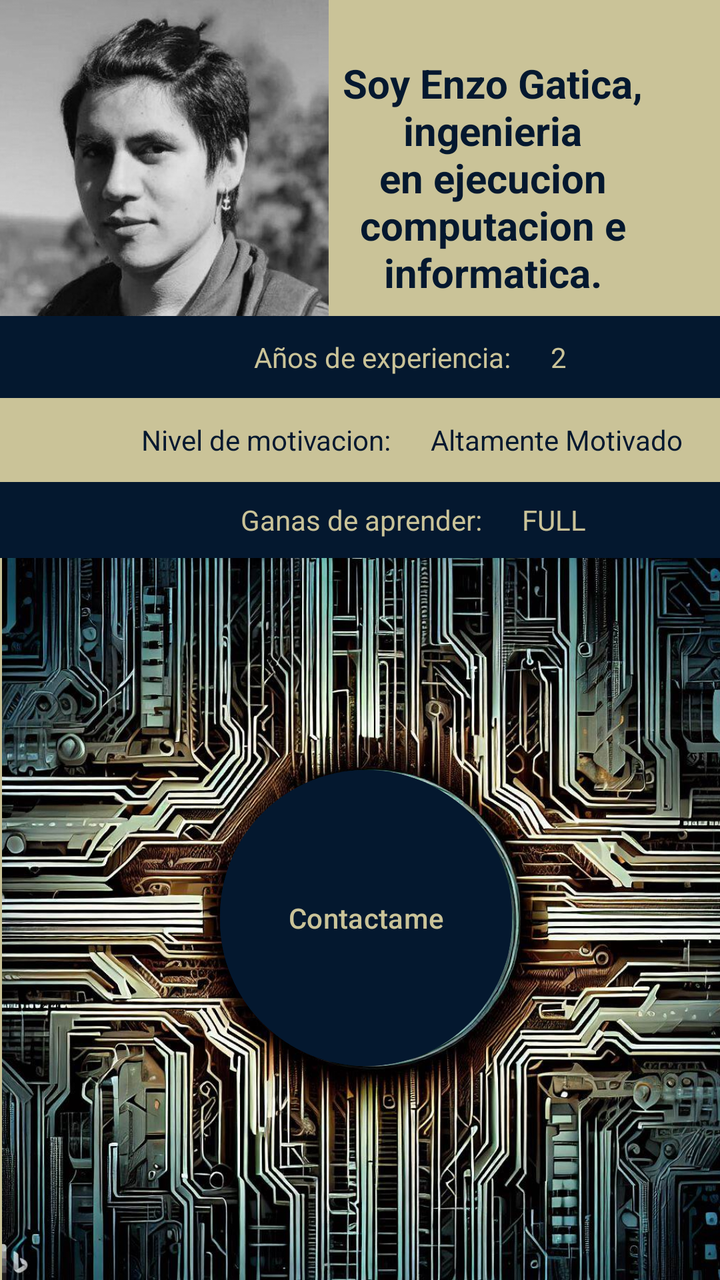
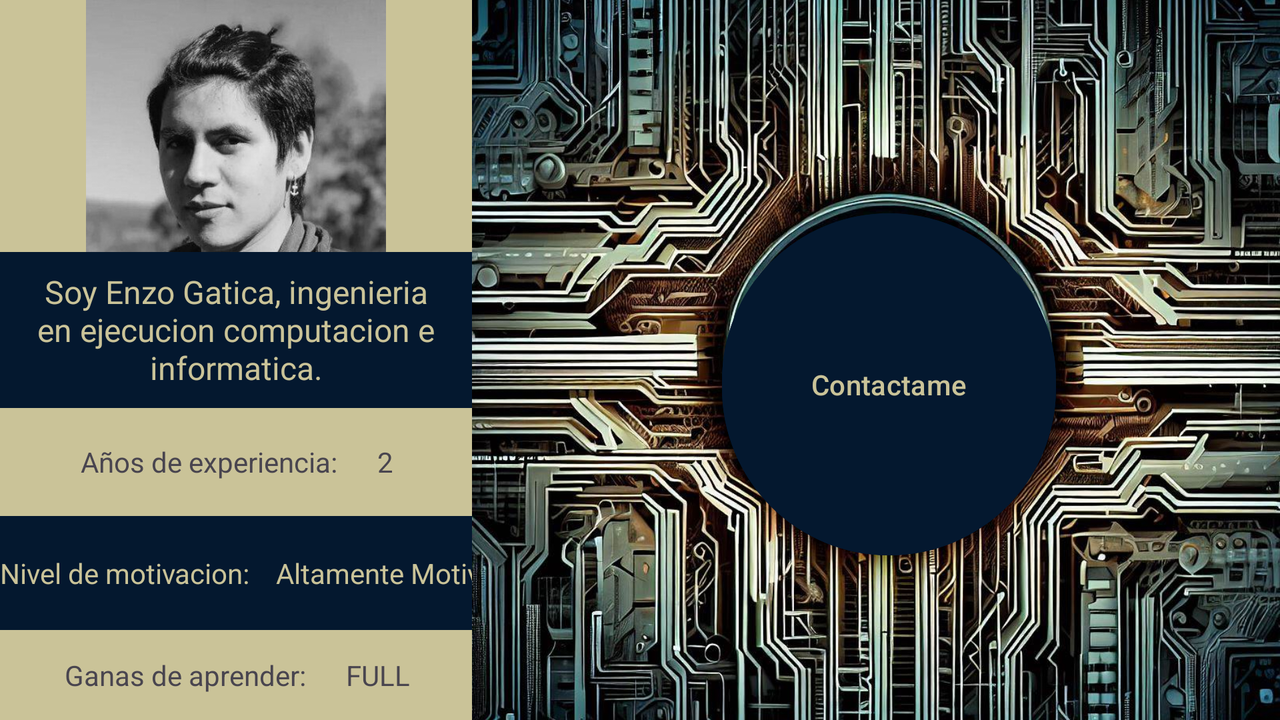

An Android layout and its configuration variant, each rendered on a device that would load it. The default file and the variant file are quoted in full after the pictures.
<!-- AndroidManifest.xml: application theme Theme.FinalModulo4 -->
<!-- res/layout/activity_main.xml -->
<?xml version="1.0" encoding="utf-8"?>
<androidx.constraintlayout.widget.ConstraintLayout xmlns:android="http://schemas.android.com/apk/res/android"
    xmlns:app="http://schemas.android.com/apk/res-auto"
    xmlns:tools="http://schemas.android.com/tools"
    android:layout_width="match_parent"
    android:layout_height="match_parent"
    android:background="#CAC398"
    tools:context=".MainActivity">

    <TextView
        android:id="@+id/textView4"
        android:layout_width="413dp"
        android:layout_height="38dp"
        android:background="#04182F"
        android:gravity="center"
        android:text="Ganas de aprender:      FULL"
        android:textColor="#CAC398"
        app:layout_constraintBottom_toTopOf="@+id/imageView3"
        app:layout_constraintEnd_toEndOf="parent"
        app:layout_constraintHorizontal_bias="0.0"
        app:layout_constraintStart_toStartOf="parent"
        app:layout_constraintTop_toTopOf="parent"
        app:layout_constraintVertical_bias="1.0" />

    <TextView
        android:id="@+id/textView3"
        android:layout_width="412dp"
        android:layout_height="42dp"
        android:gravity="center"
        android:text="Nivel de motivacion:      Altamente Motivado"
        android:textColor="#04182F"
        app:layout_constraintBottom_toTopOf="@+id/textView4"
        app:layout_constraintEnd_toEndOf="parent"
        app:layout_constraintHorizontal_bias="0.0"
        app:layout_constraintStart_toStartOf="parent"
        app:layout_constraintTop_toTopOf="parent"
        app:layout_constraintVertical_bias="1.0" />

    <ImageView
        android:id="@+id/imageView2"
        android:layout_width="170dp"
        android:layout_height="168dp"
        app:layout_constraintBottom_toTopOf="@+id/textView2"
        app:layout_constraintEnd_toStartOf="@+id/textView"
        app:layout_constraintHorizontal_bias="0.484"
        app:layout_constraintStart_toStartOf="parent"
        app:layout_constraintTop_toTopOf="parent"
        app:layout_constraintVertical_bias="0.493"
        app:srcCompat="@drawable/foto" />

    <TextView
        android:id="@+id/textView"
        android:layout_width="175dp"
        android:layout_height="138dp"
        android:layout_marginTop="20dp"
        android:gravity="center"
        android:text="Soy Enzo Gatica, ingenieria en ejecucion computacion e informatica."
        android:textColor="#04182F"
        android:textSize="20sp"
        android:textStyle="bold"
        app:layout_constraintBottom_toTopOf="@+id/textView2"
        app:layout_constraintEnd_toEndOf="parent"
        app:layout_constraintHorizontal_bias="0.86"
        app:layout_constraintStart_toStartOf="parent"
        app:layout_constraintTop_toTopOf="parent"
        app:layout_constraintVertical_bias="0.362" />

    <TextView
        android:id="@+id/textView2"
        android:layout_width="410dp"
        android:layout_height="41dp"
        android:background="#04182F"
        android:gravity="center"
        android:text="Años de experiencia:      2"
        android:textColor="#CAC398"
        app:layout_constraintBottom_toTopOf="@+id/textView3"
        app:layout_constraintEnd_toEndOf="parent"
        app:layout_constraintHorizontal_bias="0.0"
        app:layout_constraintStart_toStartOf="parent"
        app:layout_constraintTop_toTopOf="parent"
        app:layout_constraintVertical_bias="1.0" />

    <ImageView
        android:id="@+id/imageView3"
        android:layout_width="372dp"
        android:layout_height="361dp"
        app:layout_constraintBottom_toBottomOf="parent"
        app:layout_constraintEnd_toEndOf="parent"
        app:layout_constraintHorizontal_bias="0.428"
        app:layout_constraintStart_toStartOf="parent"
        app:srcCompat="@drawable/contactofoto" />

    <Button
        android:id="@+id/btnContacto"
        android:layout_width="146dp"
        android:layout_height="156dp"
        android:layout_marginStart="7dp"
        android:layout_marginBottom="103dp"
        android:backgroundTint="#04182F"
        android:text="Contactame"
        android:textColor="#CAC398"
        app:cornerRadius="1000dp"
        app:layout_constraintBottom_toBottomOf="parent"
        app:layout_constraintEnd_toEndOf="parent"
        app:layout_constraintHorizontal_bias="0.498"
        app:layout_constraintStart_toStartOf="parent" />
</androidx.constraintlayout.widget.ConstraintLayout>
<!-- resources referenced by this layout -->
<resources>
  <!-- drawable contactofoto: jpg bitmap (drawable, 256031 bytes) -->
  <!-- drawable foto: jpg bitmap (drawable, 31662 bytes) -->
  <style name="Theme.FinalModulo4" parent="Base.Theme.FinalModulo4" />
  <style name="Base.Theme.FinalModulo4" parent="Theme.Material3.DayNight.NoActionBar">
          
          
      </style>
</resources>
<!-- res/layout-land/activity_main.xml (the repository's variant of the layout above) -->
<!-- drawn on the phone turned sideways -->
<?xml version="1.0" encoding="utf-8"?>
<androidx.constraintlayout.widget.ConstraintLayout xmlns:android="http://schemas.android.com/apk/res/android"
    xmlns:app="http://schemas.android.com/apk/res-auto"
    xmlns:tools="http://schemas.android.com/tools"
    android:layout_width="match_parent"
    android:layout_height="match_parent"
    android:background="#CAC398"
    tools:context=".MainActivity">

    <TextView
        android:id="@+id/textView4"
        android:layout_width="331dp"
        android:layout_height="45dp"
        android:gravity="center"
        android:text="Ganas de aprender:      FULL"
        app:layout_constraintBottom_toBottomOf="parent"
        app:layout_constraintEnd_toStartOf="@+id/imageView3"
        app:layout_constraintStart_toStartOf="parent" />

    <TextView
        android:id="@+id/textView3"
        android:layout_width="327dp"
        android:layout_height="57dp"
        android:background="#04182F"
        android:gravity="center|left"
        android:text="Nivel de motivacion:    Altamente Motivado"
        android:textColor="#CAC398"
        app:layout_constraintBottom_toTopOf="@+id/textView4"
        app:layout_constraintEnd_toStartOf="@+id/imageView3"
        app:layout_constraintHorizontal_bias="0.0"
        app:layout_constraintStart_toStartOf="parent" />

    <ImageView
        android:id="@+id/imageView2"
        android:layout_width="154dp"
        android:layout_height="150dp"
        app:layout_constraintEnd_toStartOf="@+id/imageView3"
        app:layout_constraintStart_toStartOf="parent"
        app:layout_constraintTop_toTopOf="parent"
        app:srcCompat="@drawable/foto" />

    <TextView
        android:id="@+id/textView"
        android:layout_width="0dp"
        android:layout_height="78dp"
        android:background="#04182F"
        android:gravity="center"
        android:text="Soy Enzo Gatica, ingenieria en ejecucion computacion e informatica."
        android:textColor="#CAC398"
        android:textSize="16sp"
        app:layout_constraintBottom_toTopOf="@+id/textView2"
        app:layout_constraintEnd_toStartOf="@+id/imageView3"
        app:layout_constraintStart_toStartOf="parent" />

    <TextView
        android:id="@+id/textView2"
        android:layout_width="329dp"
        android:layout_height="54dp"
        android:gravity="center"
        android:text="Años de experiencia:      2"
        app:layout_constraintBottom_toTopOf="@+id/textView3"
        app:layout_constraintEnd_toStartOf="@+id/imageView3"
        app:layout_constraintStart_toStartOf="parent" />

    <ImageView
        android:id="@+id/imageView3"
        android:layout_width="404dp"
        android:layout_height="406dp"
        app:layout_constraintBottom_toBottomOf="parent"
        app:layout_constraintEnd_toEndOf="parent"
        app:layout_constraintTop_toTopOf="parent"
        app:srcCompat="@drawable/contactofoto" />

    <Button
        android:id="@+id/btnContacto"
        android:layout_width="167dp"
        android:layout_height="179dp"
        android:layout_marginEnd="112dp"
        android:backgroundTint="#04182F"
        android:text="Contactame"
        android:textColor="#CAC398"
        app:cornerRadius="1000dp"
        app:layout_constraintBottom_toBottomOf="@+id/imageView3"
        app:layout_constraintEnd_toEndOf="@+id/imageView3"
        app:layout_constraintTop_toTopOf="parent"
        app:layout_constraintVertical_bias="0.504" />
</androidx.constraintlayout.widget.ConstraintLayout>
